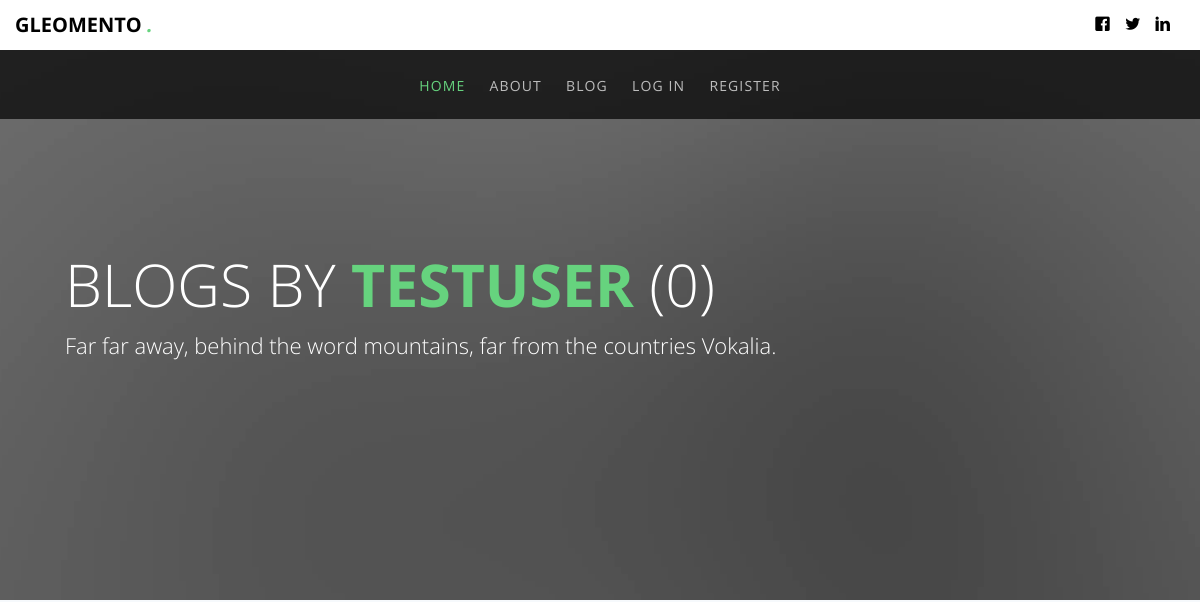
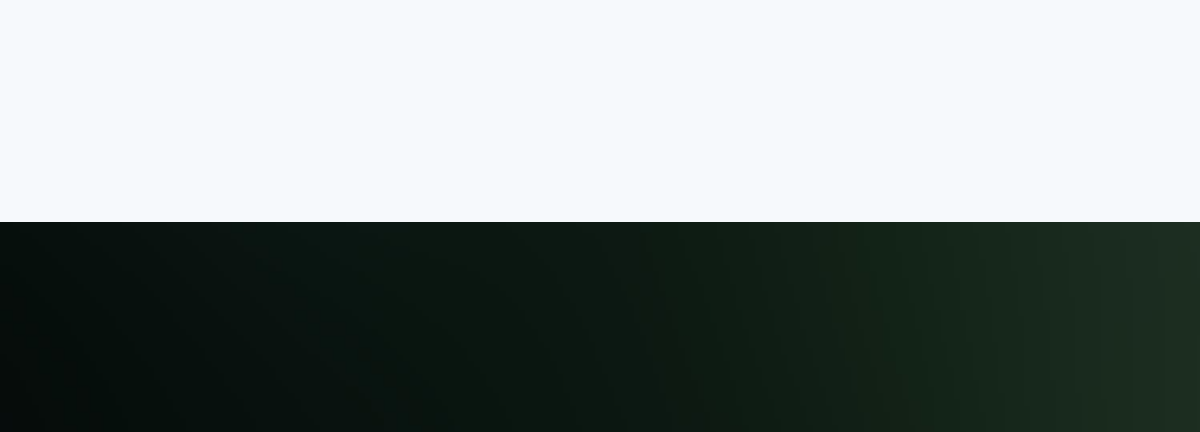
/blog/user/testuser (upper part), run on an earlier commit of the app's database (2 pictures, top to bottom).
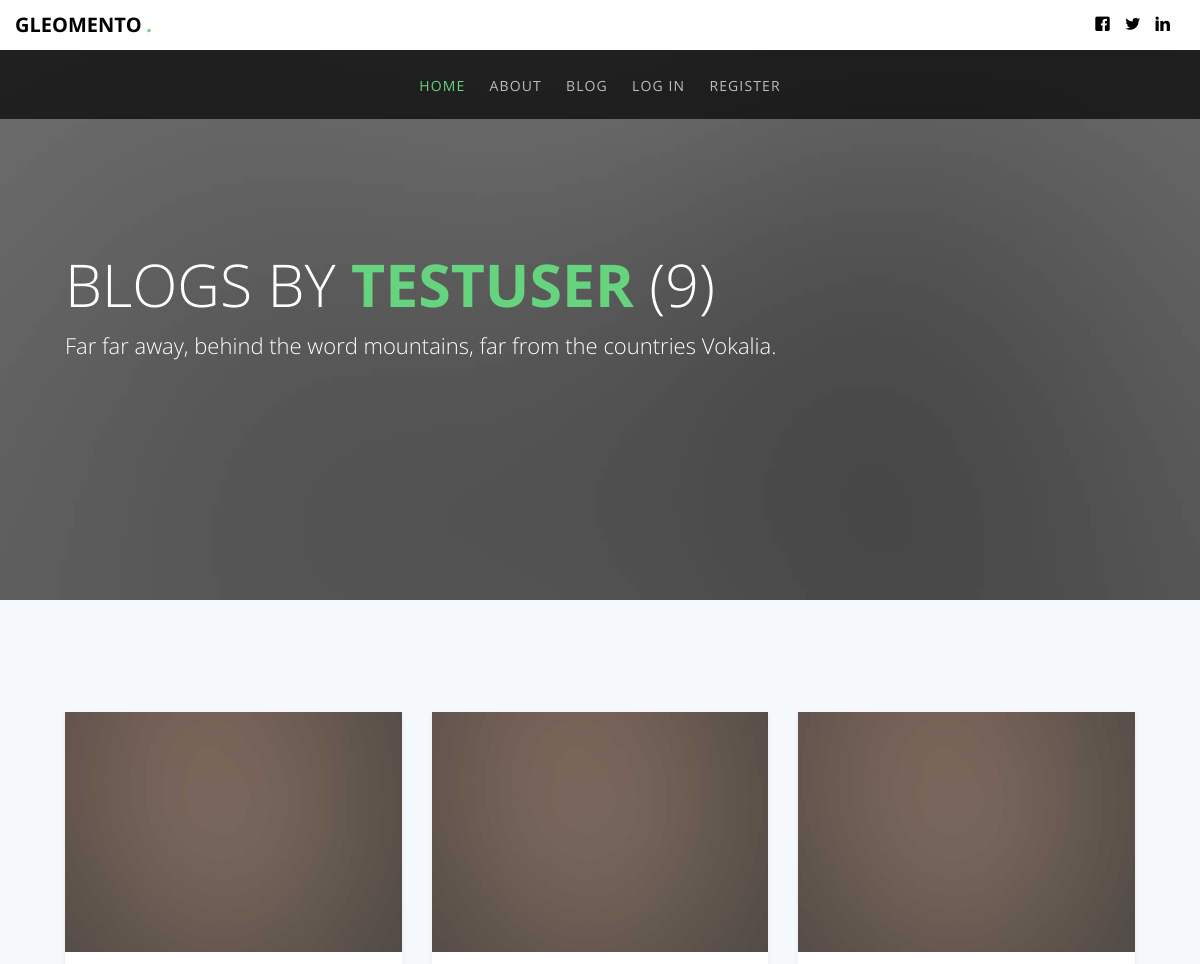
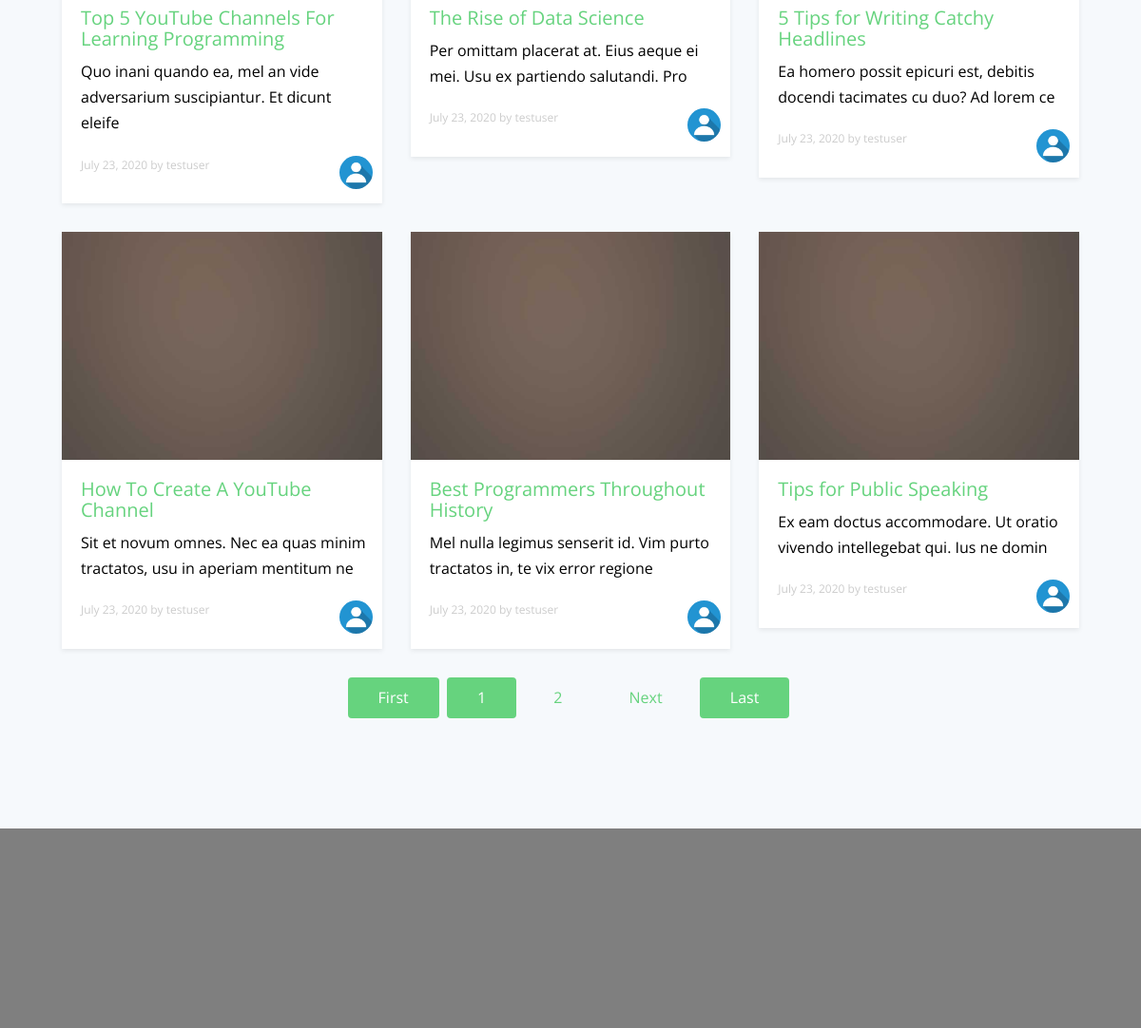
And on a later commit of the database (2 pictures, top to bottom).
### blog/models.py (models this page shows, shortened)
class Post(models.Model):
    title = models.CharField(max_length=100)
    content = models.TextField()
    summary = models.CharField(max_length=100)
    date_posted = models.DateTimeField(default=timezone.now)
    author = models.ForeignKey(User, on_delete=models.CASCADE)

### users/models.py (models this page shows, shortened)
class Profile(models.Model):
    user = models.OneToOneField(User, on_delete=models.CASCADE)
    profile_image = models.ImageField(default='default_dp.png', upload_to='profile_pics')
    bg_image = models.ImageField(default='default_bg.jpg', upload_to='background_pics')

### blog/views.py (the view)
# urls.py: path('blog/user/<str:username>', UserPostListView.as_view(), name='user-posts'),
class UserPostListView(ListView):
    model = Post
    template_name = 'blog/user_posts.html'
    context_object_name = 'posts'
    paginate_by = 6
    def get_queryset(self):
        user = get_object_or_404(User, username=self.kwargs.get('username'))
        return Post.objects.filter(author=user).order_by('-date_posted')

### blog/templates/blog/user_posts.html (shortened to what this page needs)
{% extends 'blog/base.html' %}
{% load static %}
{% block content %}
<header id="gtco-header" class="gtco-cover gtco-cover-sm" role="banner" style="background-image: url({% static 'blog/images/img_bg_4.jpg' %})" data-stellar-background-ratio="0.5">
		<div class="overlay"></div>
		<div class="gtco-container">
			<div class="row row-mt-15em" style="margin-top: 8em!important;">
				<div class="col-md-7 mt-text text-left animate-box" data-animate-effect="fadeInUp">
					<h1>Blogs by <strong> {{ view.kwargs.username }}</strong> ({{ page_obj.paginator.count }})</h1>
					<h2>Far far away, behind the word mountains, far from the countries Vokalia.</h2>
				</div>
			</div>
		</div>
	</header>
	<div class="gtco-section gtco-gray-bg">
		<div class="gtco-container">
			<div class="row">
				{% for post in posts %}
				<div class="col-lg-4 col-md-4 col-sm-6">
					<a href="{% url 'post-detail' post.id %}" class="gtco-card-item">
						<figure>
							<img src="{% static 'blog/images/img_1.jpg' %}" alt="Image" class="img-responsive">
						</figure>
						<div class="gtco-text text-left">
								<h2>{{ post.title }}</h2>
								<p>{{ post.summary }}</p>
								<p class="gtco-category">{{ post.date_posted|date:"F d, Y" }} by {{ post.author }}
								<img class="rounded-circle"
								style ="border-radius: 20px!important; height: 35px!important; width: 35px!important; float: right;"
								 src="{{ post.author.profile.profile_image.url}}">
								</p>
						</div>
					</a>
				</div>
				{% endfor %}
				<div style="text-align:center;">
				{% if is_paginated %}
				<a class="btn btn-info md-4" style="background-color:#66d37e; border-color:#66d37e;" href="?page=1">First</a>
					{% for num in page_obj.paginator.page_range %}
						{% if page_obj.number == num %}
							<a class="btn btn-info md-4" style="background-color:#66d37e; border-color:#66d37e;" href="?page={{ num }}">{{ num }}</a>
						{% else %}
							<a class="btn btn-outline-info md-4" href="?page={{ num }}">{{ num }}</a>
						{% endif %}
					{% endfor %}
					{% if page_obj.has_next %}
						<a class="btn btn-outline-info md-4" href="?page={{ page_obj.next_page_number }}">Next</a>
					{% endif %}
						<a class="btn btn-info md-4" style="background-color:#66d37e; border-color:#66d37e;" href="?page={{ page_obj.paginator.num_pages }}">Last</a>
				{% endif %}
				</div>
			</div>
		</div>
	</div>
	<div class="gtco-cover gtco-cover-sm" style="background-image: url({% static 'blog/images/img_bg_1.jpg' %})"  data-stellar-background-ratio="0.5">
		<div class="overlay"></div>
		<div class="gtco-container text-center">
			<div class="display-t">
				<div class="display-tc">
				</div>
			</div>
		</div>
	</div>
{% endblock content %}

### blog/templates/blog/base.html (shortened to what this page needs)
{% load static %}
<!DOCTYPE HTML>
<html>
	<head>
	<link href="{% static 'blog/fonts/css/all.css' %}" rel="stylesheet">
	<link rel="stylesheet" href="{% static 'blog/css/animate.css' %} ">
	<link rel="stylesheet" href="{% static 'blog/css/icomoon.css' %} ">
	<link rel="stylesheet" href="{% static 'blog/css/themify-icons.css' %}">
	<link rel="stylesheet" href="{% static 'blog/css/bootstrap.css' %}">
	<link rel="stylesheet" href="{% static 'blog/css/magnific-popup.css' %}">
	<link rel="stylesheet" href="{% static 'blog/css/owl.carousel.min.css' %}">
	<link rel="stylesheet" href="{% static 'blog/css/owl.theme.default.min.css' %}">
	<link rel="stylesheet" href="{% static 'blog/css/style.css' %}">
	</head>
	<body>
	<div id="page">
	<div class="page-inner">
	<div id="head-top" style="position: absolute; width: 100%; top: 0; ">
		<div class="gtco-top">
			<div class="container-fluid">
				<div class="row">
					<div class="col-md-6 col-xs-6">
						<div id="gtco-logo"><a href="index.html">Gleomento <em>.</em></a></div>
					</div>
					<div class="col-md-6 col-xs-6 social-icons">
						<ul class="gtco-social-top">
							<li><a href=""><i class="icon-facebook"></i></a></li>
							<li><a href="https://twitter.com/ritvikr98"><i class="icon-twitter"></i></a></li>
							<li><a href="https://in.linkedin.com/in/ritvik-dayal-374449163"><i class="icon-linkedin"></i></a></li>
						</ul>
					</div>
				</div>
			</div>
		</div>
		<nav class="gtco-nav sticky-banner" role="navigation">
			<div class="gtco-container">
				<div class="row">
					<div class="col-xs-12 text-center menu-1">
						<ul>
							<li class="active"><a href="{% url 'gleo-home' %}">Home</a></li>
							<li><a href="{% url 'gleo-about' %}">About</a></li>
							<li><a href="{% url 'gleo-blog' %}">Blog</a></li>
							{% if user.is_authenticated %}
							<li class="has-dropdown">
								<a href="{% url 'user-profile' %}">{{ user.username }} <i class="fas fa-caret-down"></i></a>
								<ul class="dropdown">
									<li><a href="{% url 'user-profile' %}">Profile</a></li>
									<li><a href="{% url 'logout' %}">Logout</a></li>
								</ul>
							</li>
									<li><a href="{% url 'post-create' %}">New Blog  <i class="fas fa-plus"></i></a></li>
							{% else %}
							<li><a href="{% url 'login' %}">Log In</a></li>
							<li><a href="{% url 'gleo-signup' %}">Register</a></li>
							{% endif %}
						</ul>
					</div>
				</div>
			</div>
		</nav>
	</div>
    {% block content %}
    {% endblock content %}
	</div>
	</div>
	</body>
</html>

### blog/static/blog/css/icomoon.css (style rules this page uses)
[class^="icon-"], [class*=" icon-"] { font-family: 'icomoon' !important; speak: none; font-style: normal; font-weight: normal; font-variant: normal; text-transform: none; line-height: 1; -webkit-font-smoothing: antialiased; -moz-osx-font-smoothing: grayscale; }
.icon-facebook:before { content: "\ea67"; }
.icon-linkedin:before { content: "\ea73"; }
.icon-twitter:before { content: "\ea7c"; }

What changed in the data, as far as the page shows it:
added Post: title "Top 5 YouTube Channels For Learning Programming", summary "Quo inani quando ea, mel an vide adversarium suscipiantur. Et dicunt eleife", date_posted "July 23, 2020", author "testuser", author.profile.profile_image (placeholder picture)
added Post: title "The Rise of Data Science", summary "Per omittam placerat at. Eius aeque ei mei. Usu ex partiendo salutandi. Pro", date_posted "July 23, 2020", author "testuser", author.profile.profile_image (placeholder picture)
added Post: title "5 Tips for Writing Catchy Headlines", summary "Ea homero possit epicuri est, debitis docendi tacimates cu duo? Ad lorem ce", date_posted "July 23, 2020", author "testuser", author.profile.profile_image (placeholder picture)
added Post: title "How To Create A YouTube Channel", summary "Sit et novum omnes. Nec ea quas minim tractatos, usu in aperiam mentitum ne", date_posted "July 23, 2020", author "testuser", author.profile.profile_image (placeholder picture)
added Post: title "Best Programmers Throughout History", summary "Mel nulla legimus senserit id. Vim purto tractatos in, te vix error regione", date_posted "July 23, 2020", author "testuser", author.profile.profile_image (placeholder picture)
added Post: title "Tips for Public Speaking", summary "Ex eam doctus accommodare. Ut oratio vivendo intellegebat qui. Ius ne domin", date_posted "July 23, 2020", author "testuser", author.profile.profile_image (placeholder picture)
Also different on the page:
{{ page_obj.paginator.count }}: "0" → "9"
text now shown: "First Next Last"
new list line: "1"
new list line: "2"
